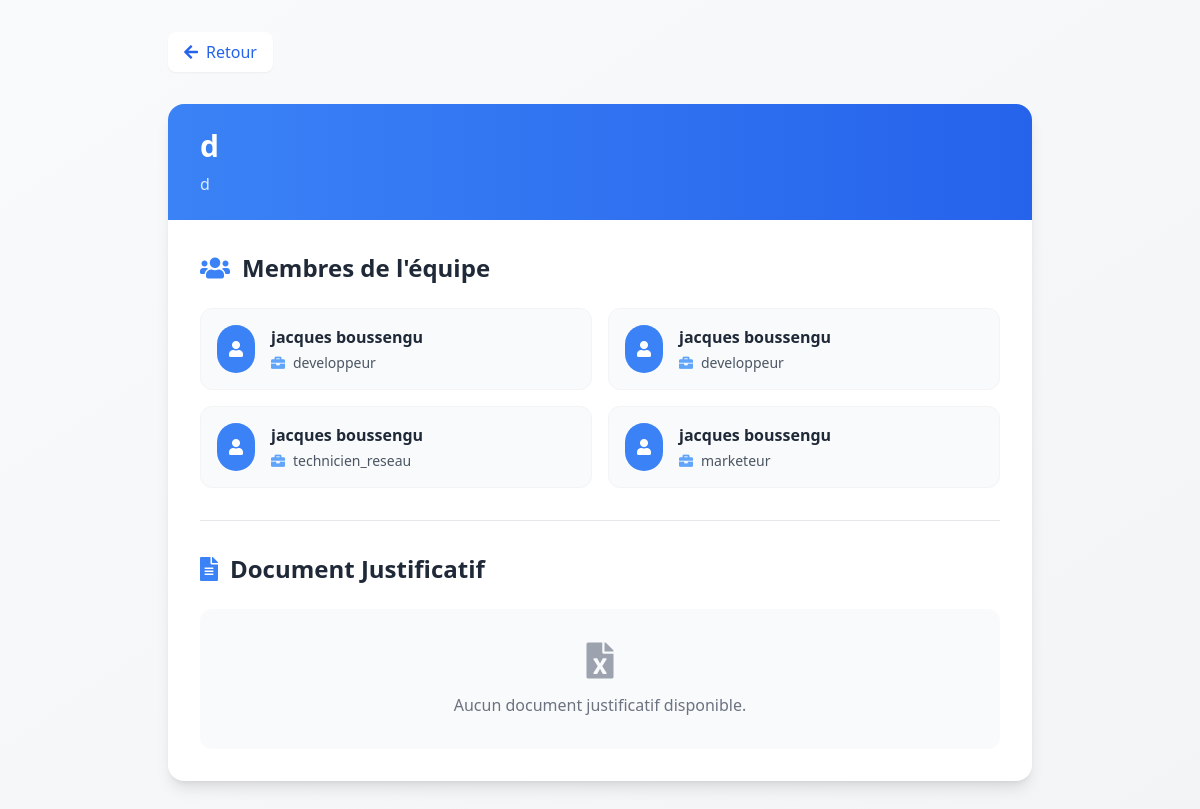
Screenshot of /ad/views/equipe_details.php?id=15 with the database file from the repository.
### tables this page shows
CREATE TABLE `equipes` (
  `id` int(11) NOT NULL,
  `nom_equipe` varchar(100) DEFAULT NULL,
  `description_equipe` text DEFAULT NULL,
  `document_path` varchar(255) DEFAULT NULL,
  `created_at` timestamp NOT NULL DEFAULT current_timestamp(),
  `matricule` varchar(20) NOT NULL
);

CREATE TABLE `membres` (
  `id` int(11) NOT NULL,
  `equipe_id` int(11) DEFAULT NULL,
  `nom` varchar(100) DEFAULT NULL,
  `prenom` varchar(100) DEFAULT NULL,
  `email` varchar(255) DEFAULT NULL,
  `role` varchar(50) DEFAULT NULL,
  `is_chef` tinyint(1) DEFAULT 0,
  `created_at` timestamp NOT NULL DEFAULT current_timestamp()
);

### ad/views/equipe_details.php (the view, shortened to what this page needs)
<?php
require_once __DIR__ . '/../../bdd.php';
$equipe_id = isset($_GET['id']) ? (int)$_GET['id'] : 0;
$stmt = $pdo->prepare("SELECT * FROM equipes WHERE id = ?");
$stmt->execute([$equipe_id]);
$equipe = $stmt->fetch(PDO::FETCH_ASSOC);
$stmt = $pdo->prepare("SELECT * FROM membres WHERE equipe_id = ?");
$stmt->execute([$equipe_id]);
$membres = $stmt->fetchAll(PDO::FETCH_ASSOC);
?>
<!DOCTYPE html>
<html lang="fr">
<head>
    <script src="https://cdn.tailwindcss.com"></script>
    <link rel="stylesheet" href="https://cdnjs.cloudflare.com/ajax/libs/font-awesome/5.15.4/css/all.min.css">
</head>
<body class="bg-gradient-to-br from-gray-50 to-gray-100 min-h-screen">
    <div class="container mx-auto px-4 py-8 max-w-4xl">
        <a href="javascript:history.back()"
            class="inline-flex items-center mb-8 px-4 py-2 bg-white rounded-lg shadow-sm hover:shadow-md transition-all duration-200 text-blue-600 hover:text-blue-700">
            <i class="fas fa-arrow-left mr-2"></i>
            <span>Retour</span>
        </a>
        <div class="bg-white rounded-2xl shadow-lg overflow-hidden">
            <div class="bg-gradient-to-r from-blue-500 to-blue-600 px-8 py-6">
                <h1 class="text-3xl font-bold text-white mb-2">
                    <?php echo htmlspecialchars($equipe['nom_equipe']); ?>
                </h1>
                <p class="text-blue-100">
                    <?php echo htmlspecialchars($equipe['description_equipe']); ?>
                </p>
            </div>
            <div class="p-8">
                <h2 class="text-2xl font-bold text-gray-800 mb-6 flex items-center">
                    <i class="fas fa-users mr-3 text-blue-500"></i>
                    Membres de l'équipe
                </h2>
                <div class="grid gap-4 md:grid-cols-2">
                    <?php if (empty($membres)): ?>
                        <div class="col-span-2 text-center py-8">
                            <i class="fas fa-user-slash text-4xl text-gray-400 mb-3"></i>
                            <p class="text-gray-500">Aucun membre dans cette équipe.</p>
                        </div>
                    <?php else: ?>
                        <?php foreach ($membres as $membre): ?>
                            <div class="bg-gray-50 rounded-xl p-4 hover:shadow-md transition-shadow duration-200 border border-gray-100">
                                <div class="flex items-center space-x-4">
                                    <div class="bg-blue-500 rounded-full p-3">
                                        <i class="fas fa-user text-white"></i>
                                    </div>
                                    <div>
                                        <div class="font-semibold text-gray-800">
                                            <?php echo htmlspecialchars($membre['nom'] . ' ' . $membre['prenom']); ?>
                                        </div>
                                        <div class="text-sm text-gray-600 flex items-center mt-1">
                                            <i class="fas fa-briefcase text-blue-400 mr-2"></i>
                                            <?php echo htmlspecialchars($membre['role']); ?>
                                        </div>
                                    </div>
                                </div>
                            </div>
                        <?php endforeach; ?>
                    <?php endif; ?>
                </div>
                <div class="mt-8 pt-8 border-t border-gray-200">
                    <h2 class="text-2xl font-bold text-gray-800 mb-6 flex items-center">
                        <i class="fas fa-file-alt mr-3 text-blue-500"></i>
                        Document Justificatif
                    </h2>
                    <?php if (!empty($equipe['document_path'])): ?>
                        <div class="bg-gray-50 rounded-xl p-6 border border-gray-100">
                            <div class="flex items-center justify-between mb-4">
                                <div class="flex items-center space-x-3">
                                    <div class="bg-blue-100 rounded-lg p-3">
                                        <i class="fas fa-file-pdf text-blue-500 text-xl"></i>
                                    </div>
                                    <div>
                                        <p class="font-medium text-gray-800">Document de l'équipe</p>
                                        <p class="text-sm text-gray-500">Format PDF</p>
                                    </div>
                                </div>
                                <a href="https://portail-inptic.alwaysdata.net/hackathon/inscription-form/<?php echo htmlspecialchars($equipe['document_path']); ?>"
                                    target="_blank"
                                    class="inline-flex items-center px-4 py-2 bg-blue-500 text-white rounded-lg hover:bg-blue-600 transition-colors duration-200">
                                    <i class="fas fa-external-link-alt mr-2"></i>
                                    Ouvrir dans un nouvel onglet
                                </a>
                            </div>
                            <div class="mt-4 w-full h-[600px] rounded-lg overflow-hidden border border-gray-200">
                                <embed
                                    src="https://portail-inptic.alwaysdata.net/hackathon/inscription-form/<?php echo htmlspecialchars($equipe['document_path']); ?>"
                                    type="application/pdf"
                                    width="100%"
                                    height="100%"
                                    class="w-full h-full">
                            </div>
                        </div>
                    <?php else: ?>
                        <div class="text-center py-8 bg-gray-50 rounded-xl">
                            <i class="fas fa-file-excel text-4xl text-gray-400 mb-3"></i>
                            <p class="text-gray-500">Aucun document justificatif disponible.</p>
                        </div>
                    <?php endif; ?>
                </div>
            </div>
        </div>
    </div>
</body>
</html>

### rows the page displays
equipes: nom_equipe "d", description_equipe "d"
membres: nom+prenom "jacques boussengu", role "developpeur"
membres: nom+prenom "jacques boussengu", role "developpeur"
membres: nom+prenom "jacques boussengu", role "technicien_reseau"
membres: nom+prenom "jacques boussengu", role "marketeur"
